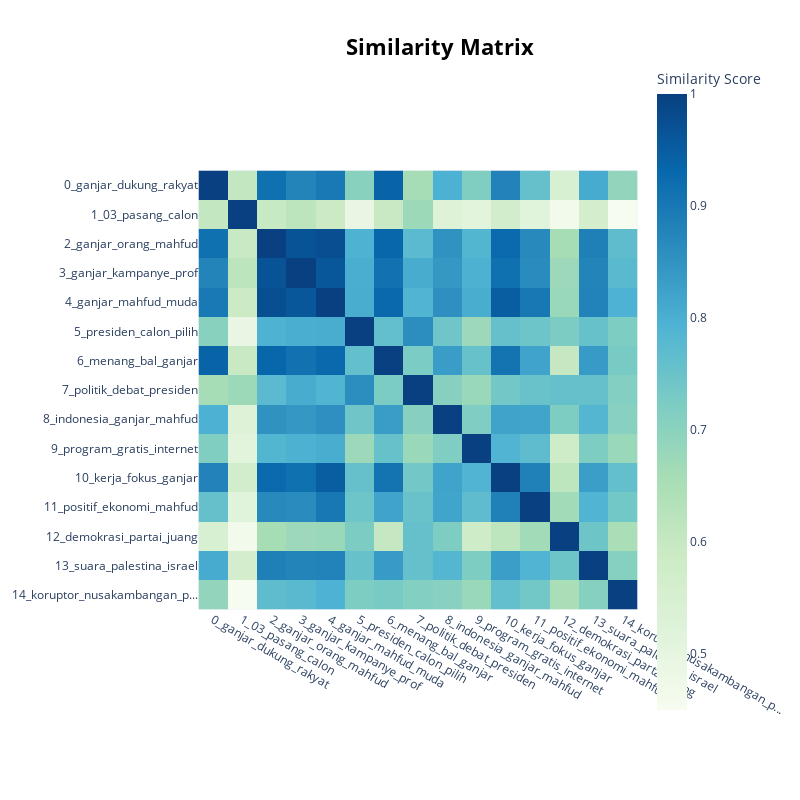

Notebook source saved alongside this figure:
### Code cell
# Topic summary table
topic_info = topic_model_kmeans.get_topic_info()
print(topic_info)

# Interactive visualizations
topic_model_kmeans.visualize_topics()
topic_model_kmeans.visualize_barchart(top_n_topics=15)
topic_model_kmeans.visualize_heatmap()

### Figure 1 — Plotly figure (JSON) as saved in the notebook; plotly's stock layout.template omitted (floating-point values rounded to 4 significant figures; data arrays with more than 128 entries replaced by an {"elided": "..."} marker saying what was removed)
{"data": [{"coloraxis": "coloraxis", "hovertemplate": "x: %{x}<br>y: %{y}<br>Similarity Score: %{z}<extra></extra>", "name": "0", "type": "heatmap", "x": ["0_ganjar_dukung_rakyat", "1_03_pasang_calon", "2_ganjar_orang_mahfud", "3_ganjar_kampanye_prof", "4_ganjar_mahfud_muda", "5_presiden_calon_pilih", "6_menang_bal_ganjar", "7_politik_debat_presiden", "8_indonesia_ganjar_mahfud", "9_program_gratis_internet", "10_kerja_fokus_ganjar", "11_positif_ekonomi_mahfud", "12_demokrasi_partai_juang", "13_suara_palestina_israel", "14_koruptor_nusakambangan_p..."], "xaxis": "x", "y": ["0_ganjar_dukung_rakyat", "1_03_pasang_calon", "2_ganjar_orang_mahfud", "3_ganjar_kampanye_prof", "4_ganjar_mahfud_muda", "5_presiden_calon_pilih", "6_menang_bal_ganjar", "7_politik_debat_presiden", "8_indonesia_ganjar_mahfud", "9_program_gratis_internet", "10_kerja_fokus_ganjar", "11_positif_ekonomi_mahfud", "12_demokrasi_partai_juang", "13_suara_palestina_israel", "14_koruptor_nusakambangan_p..."], "yaxis": "y", "z": {"elided": "15x15 float values"}}], "layout": {"coloraxis": {"colorbar": {"title": {"text": "Similarity Score"}}, "colorscale": [[0, "rgb(247,252,240)"], [0.125, "rgb(224,243,219)"], [0.25, "rgb(204,235,197)"], [0.375, "rgb(168,221,181)"], [0.5, "rgb(123,204,196)"], [0.625, "rgb(78,179,211)"], [0.75, "rgb(43,140,190)"], [0.875, "rgb(8,104,172)"], [1, "rgb(8,64,129)"]]}, "height": 800, "hoverlabel": {"bgcolor": "white", "font": {"family": "Rockwell", "size": 16}}, "legend": {"title": {"text": "Trend"}}, "margin": {"t": 60}, "showlegend": true, "title": {"font": {"color": "Black", "size": 22}, "text": "<b>Similarity Matrix</b>", "x": 0.55, "xanchor": "center", "y": 0.95, "yanchor": "top"}, "width": 800, "xaxis": {"anchor": "y", "constrain": "domain", "domain": [0, 1], "scaleanchor": "y"}, "yaxis": {"anchor": "x", "autorange": "reversed", "constrain": "domain", "domain": [0, 1]}}}
